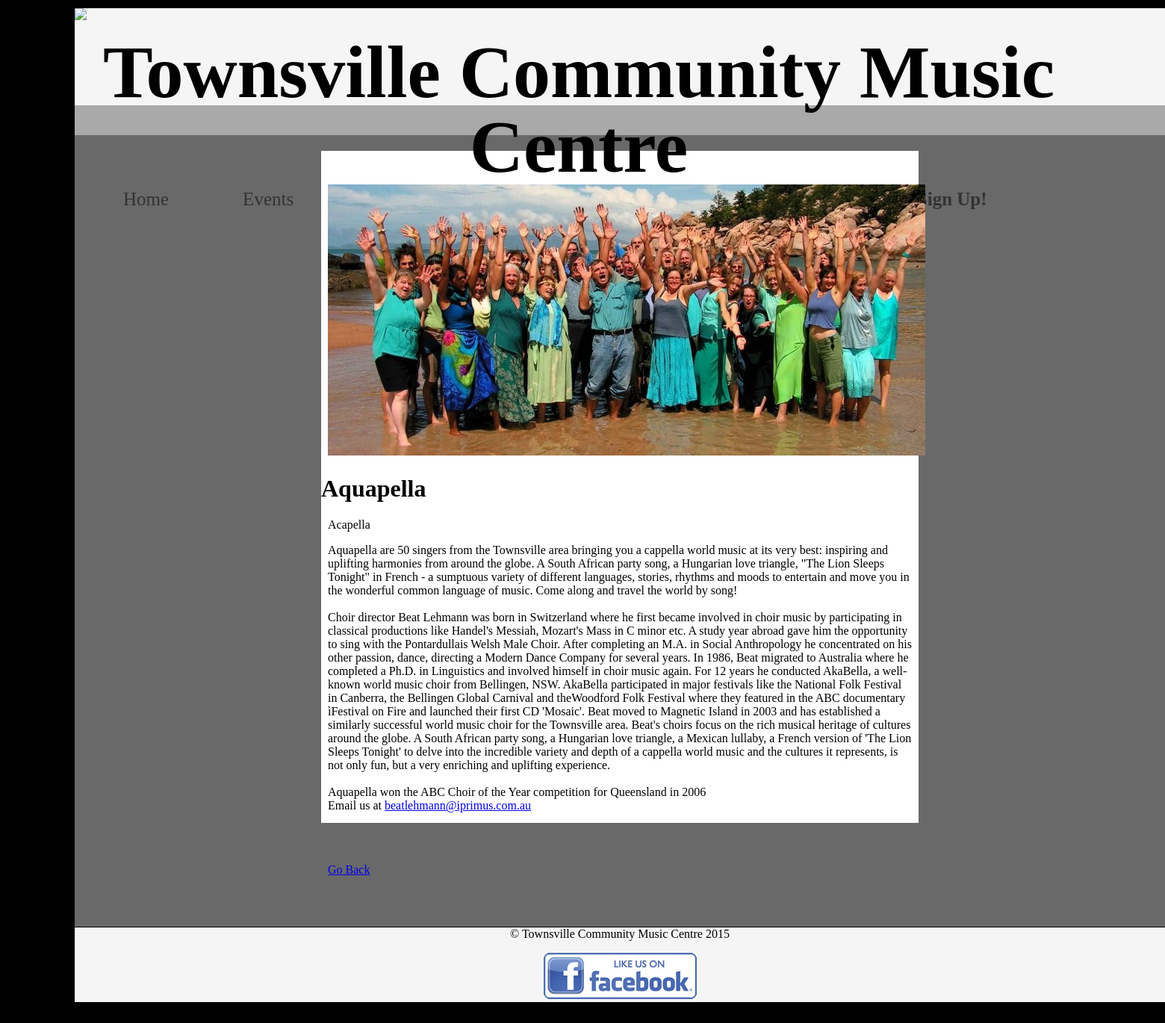
Screenshot of /moreinfo.php?id=17 with the database file from the repository.
### tables this page shows
CREATE TABLE "artist_details" (
  "artist_id" integer NOT NULL PRIMARY KEY AUTOINCREMENT,
  "name" text NOT NULL,
  "description" text NOT NULL,
  "more_info" text NULL,
  "genre" text NOT NULL,
  "images" text NOT NULL DEFAULT 'image_not_available.jpg',
  "thumbnail_image" text NOT NULL DEFAULT 'image_not_available.jpg'
);

### moreinfo.php (the view, shortened to what this page needs)
<!DOCTYPE html>
<html lang="en"
    <head>
        <link rel="stylesheet" type="text/css" href="stylesheet.css">
    </head>
    <body>
<?php
include("dbconnect.php");
?>
<?php
$sql = "SELECT * FROM artist_details WHERE artist_id = ". $_GET["id"]
?>
 <?php
include("header.php")
?>
<?php
include("nav.php")
?>
 <div id="content">
<div id ="artist">
<?php
foreach($dbh->query($sql) as $row){
?>
<p>
<?php
echo "<img src='$row[images]' > <p>\n</p> <h1>$row[name]</h1> <p>\n</p> <p>$row[genre]</p> <p>\n</p> $row[more_info]";
?>
<?php }?>
</p>
<br>
<br>
<p><a href="/musos.php"> Go Back </a></p>
</div>
 </div>
 <?php
include("footer.php")
?>
    </body>

### header.php
 <header>
     <img src="TCMC-Logo%20resized.fw.png">
     <h1> <a href="index.php">Townsville Community Music Centre</a></h1>
</header>

### nav.php (shortened to what this page needs)
<div id= "topnavigation">
    <a href="index.php">Home</a>
    <a href="events.php">Events</a>
    <a href="bulletin.php">Bulletin Board</a>
    <a href="musos.php">Musos</a>
    <a href="about.php">About</a>
    <span id="accountnav">
    <?php if(isset($_SESSION['email'])) {
        echo "<a href=\"user_control_panel.php?editing_mode=bulletin\">User Control Panel</a>";
        echo "<a href=\"logout.php\">Logout</a>";
    } else {
        echo "<a href=\"login.php\">Login</a>";
    } ?>
    <?php if(!isset($_SESSION['email'])) {
        echo "<a href=\"sign_up.php\">Sign Up!</a>";
    } ?>
    </span>
</div>

### footer.php
<footer>
<p> © Townsville Community Music Centre 2015  </p>
<a href="https://www.facebook.com/pages/Townsville-Community-Music-Centre/159636880763534"> <img src="find us on facebook.jpg" width="205" height="62" alt=""/> </a>
</footer>

### stylesheet.css (style rules this page uses)
body { background-color: black; margin: 50px; margin-left: 100px; margin-top: -10px; }
#accountnav { color: #DF8845; font-weight:bold; }
#topnavigation { height: 40px; width: 1460px; background-color: darkgray; }
#topnavigation a { color: #333333; text-align:justify; margin-left: 65px; margin-right: 30px; font-family: "crimson-text"; line-height: 40px; font-size: 25px; text-decoration: none; }
header { background-color: whitesmoke; text-align: center; line-height: 100px; height: 130px; width: 1460px; }
header a:link { float: right; margin-right: 110px; padding-top: 20px; font-size: 100px; font-family: "tangerine"; color: black; text-decoration: none; }
header img { float: left; }
#content { height: 1050px; width: 1450px; background-color: dimgray; padding: 5px; }
footer { background-color: whitesmoke; height: 100px; width: 1460px; margin-top: -15px; text-align: center; }
p { font-family: "crimson-text"; margin-left: 9px; margin-right: 9px; }
#artist { width: 800px; height:900px; background-color: white; margin: auto; font-family: "crimson-text"; }

### rows the page displays
artist_details: images (picture), name "Aquapella", genre "Acapella", more_info "Aquapella are 50 singers from the Townsville area bringing you a cappella world music at its very best: inspiring and uplifting harmonies from around the globe. A South African party song, a Hungarian love triangle, \"The Lion Sleeps Tonight\" in French - a sumptuous variety of different languages, stories, rhythms and moods to entertain and move you in the wonderful common language of music. Come along and travel the world by song! Choir director Beat Lehmann was born in Switzerland where he first became involved in choir music by participating in classical productions like Handel's Messiah, Mozart's Mass in C minor etc. A study year abroad gave him the opportunity to sing with the…"
